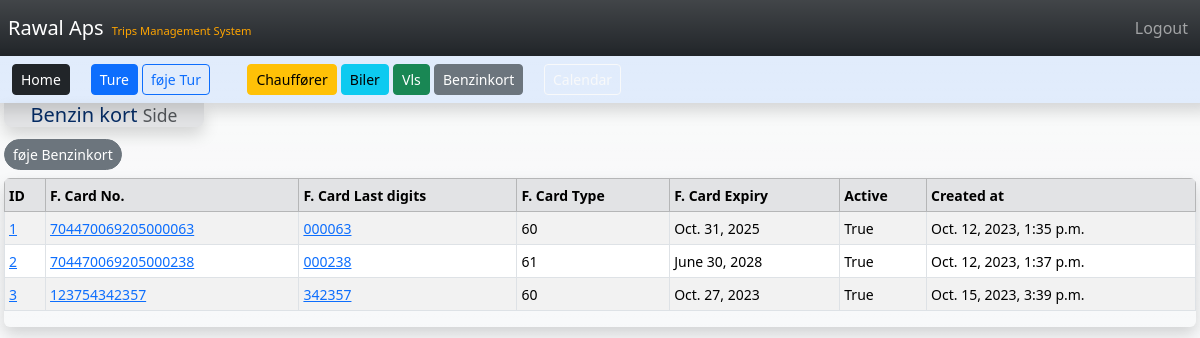
The app's page /fcards/ (signed in) with its own data.
### TMS/models.py (models this page shows, shortened)
class FCard(models.Model):
	fcnr = models.CharField(max_length=25)
	lastdigits = models.CharField(max_length=8)
	FCTYPE_CHOICES = [
        ("60", "60"),
        ("61", "61"),
        ("61", "62"),
        ("61", "63"),
        ("61", "64"),
        ("61", "65"),
    ]
	fctype = models.CharField(choices=FCTYPE_CHOICES,default="63",blank=True,null=True,max_length=5)
	exp_date = models.DateField(blank=True,null=True,)
	is_active = models.BooleanField()
	created_at = models.DateTimeField(auto_now_add=True)

### TMS/views.py (the view)
# urls.py: path('fcards/', views.fcards, name='fcards'),
def fcards(request):
    if request.user.is_authenticated:
        fcards = FCard.objects.all()
        return render(request, 'fcards.html', {'fcards': fcards})
    else:
        messages.success(request, "You Must Be Logged In To View That Page...")
        return redirect('home')

### TMS/templates/fcards.html
{% extends 'base.html' %}
{% block content %}
  {% if user.is_authenticated %}
  <div class="">
      <h5 class="col-2 ms-1 text-primary-emphasis bg-secondary-subtle border-primary-subtle rounded-bottom-3 text-center  shadow" style="background-color: #eac5fc">
        Benzin kort
        <small class="text-body-secondary">Side</small>
      </h5>
      <div>
        <button class="m-1 btn btn-sm btn-secondary rounded-pill" type="button">
            <a class="nav-link" href="{% url 'add_fcard' %}">føje Benzinkort</a>
        </button>
      </div>
      <div class="table-responsive m-1 rounded shadow">
      <table class="table table-responsive table-sm table-striped table-hover table-bordered">
          <thead class="table-secondary" >
              <tr>
              <th ><small>ID</small></th>
              <th ><small>F. Card No.</small></th>
              <th ><small>F. Card Last digits</small></th>
              <th ><small>F. Card Type</small></th>
              <th ><small>F. Card Expiry</small></th>
              <th ><small>Active</small></th>
              <th ><small>Created at</small></th>
              </tr>
          </thead>
          <tbody>
              {% if fcards %}
                  {% for fcard in fcards %}
                      <tr>
                          <td><small><a href="{% url 'fcard' fcard.id %}">{{ fcard.id }}</a></small></td>
                          <td><small><a href="{% url 'fcard' fcard.id %}">{{ fcard.fcnr }}</a></small></td>
                          <td><small><a href="{% url 'fcard' fcard.id %}">{{ fcard.lastdigits }}</a></small></td>
                          <td><small>{{ fcard.fctype }}</small></td>
                          <td><small>{{ fcard.exp_date }}</small></td>
                          <td><small>{{ fcard.is_active }}</small></td>
                          <td><small>{{ fcard.created_at }}</small></td>
                      </tr>
                  {% endfor %}
              {% endif %}
          </tbody>
      </table>
    </div>
  </div>
  {% endif %}
{% endblock %}

### records on screen
FCard: id "1", fcnr "704470069205000063", lastdigits "000063", fctype "60", exp_date "Oct. 31, 2025", is_active "True", created_at "Oct. 12, 2023, 1:35 p.m."
FCard: id "2", fcnr "704470069205000238", lastdigits "000238", fctype "61", exp_date "June 30, 2028", is_active "True", created_at "Oct. 12, 2023, 1:37 p.m."
FCard: id "3", fcnr "123754342357", lastdigits "342357", fctype "60", exp_date "Oct. 27, 2023", is_active "True", created_at "Oct. 15, 2023, 3:39 p.m."
